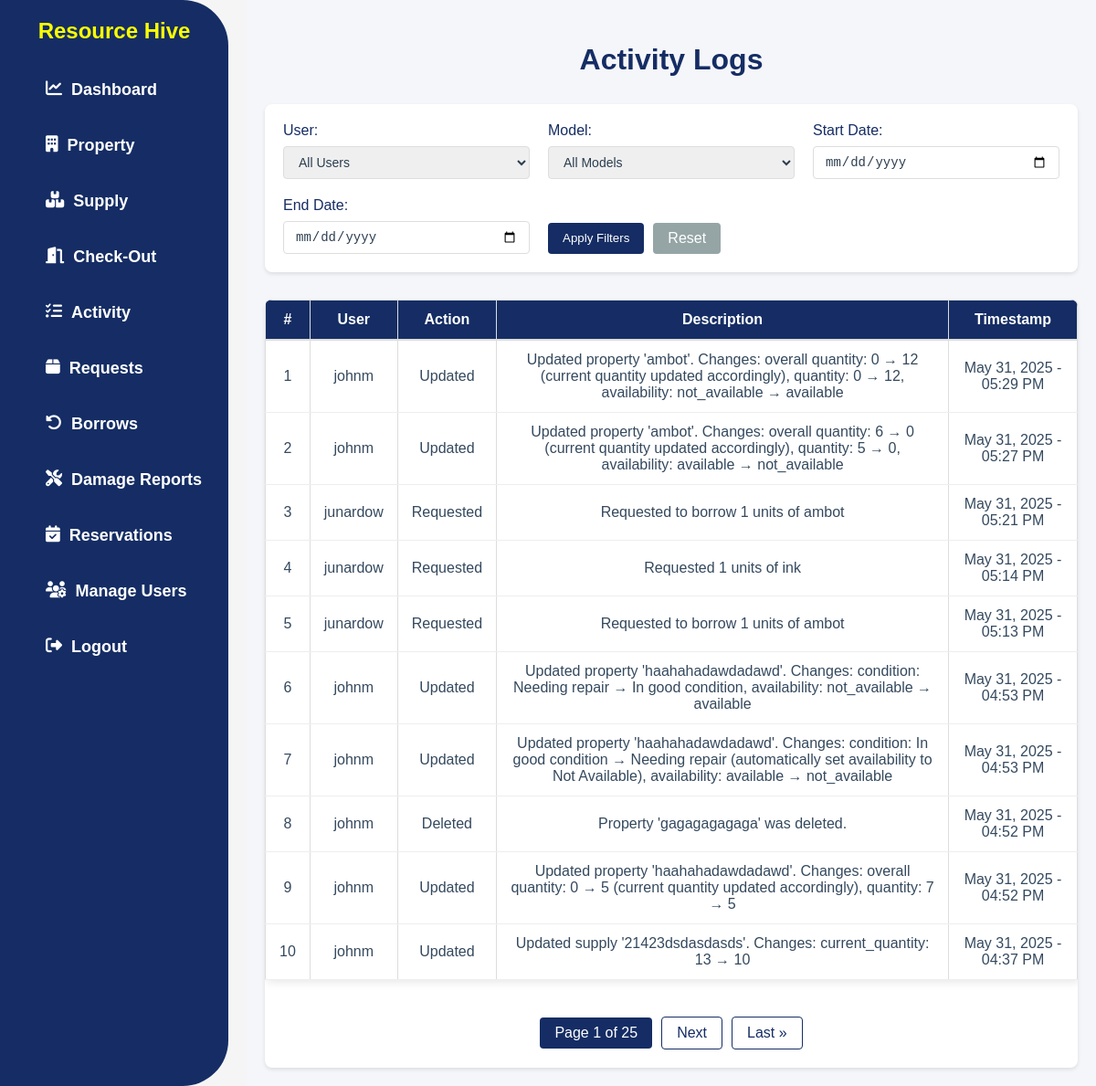
Screenshot of /activity/ (signed in) with the database file from the repository.
### app/models.py (models this page shows, shortened)
class ActivityLog(models.Model):
    ACTION_CHOICES = [
        ('create', 'Created'),
        ('update', 'Updated'),
        ('delete', 'Deleted'),
        ('login', 'Logged In'),
        ('logout', 'Logged Out'),
        ('view', 'Viewed'),
        ('request', 'Requested'),
        ('approve', 'Approved'),
        ('reject', 'Rejected'),
        ('borrow', 'Borrowed'),
        ('return', 'Returned'),
        ('report', 'Reported'),
    ]
    user = models.ForeignKey(User, on_delete=models.SET_NULL, null=True, blank=True)
    action = models.CharField(max_length=10, choices=ACTION_CHOICES)
    model_name = models.CharField(max_length=100)
    object_repr = models.CharField(max_length=255)
    description = models.TextField(blank=True, null=True)
    timestamp = models.DateTimeField(auto_now_add=True)
    class Meta:
        ordering = ['-timestamp']

### app/views.py (the view)
# urls.py: path('activity/', ActivityPageView.as_view(), name='activity'),
class ActivityPageView(PermissionRequiredMixin, ListView):
    model = ActivityLog
    template_name = 'app/activity.html'
    permission_required = 'app.view_activity_log'
    permission_denied_message = "You do not have permission to view the activity log."
    context_object_name = 'activitylog_list'
    paginate_by = 10
    def get_queryset(self):
        queryset = ActivityLog.objects.all().order_by('-timestamp')
        user_filter = self.request.GET.get('user')
        model_filter = self.request.GET.get('model')
        start_date = self.request.GET.get('start_date')
        end_date = self.request.GET.get('end_date')
        if user_filter:
            queryset = queryset.filter(user_id=user_filter)
        if model_filter:
            queryset = queryset.filter(model_name=model_filter)
        if start_date:
            queryset = queryset.filter(timestamp__date__gte=start_date)
        if end_date:
            queryset = queryset.filter(timestamp__date__lte=end_date)
        category = self.request.GET.get('category')
        if category:
            queryset = queryset.filter(model_name=category)
        return queryset
    def get_context_data(self, **kwargs):
        context = super().get_context_data(**kwargs)
        context['users'] = User.objects.all()
        models = ActivityLog.objects.values_list('model_name', flat=True).distinct()
        context['models'] = sorted(set(models))  # Convert to set to ensure uniqueness and sort
        context['current_category'] = self.request.GET.get('category', '')
        return context

### app/templates/app/activity.html (shortened to what this page needs)
{% load static %}
<!DOCTYPE html>
<html lang="en">
<head>
    <link rel="stylesheet" href="{% static 'css/style.css' %}">
    <link rel="stylesheet" href="https://cdnjs.cloudflare.com/ajax/libs/font-awesome/6.4.2/css/all.min.css">
</head>
<body>
    {% block content %}
    {% include 'app/navbar.html' %}
    <div class="actlog-page">
        <h2 class="actlog-title">Activity Logs</h2>
        <div class="actlog-filter-section">
            <form method="get" class="actlog-filter-form">
                <div class="actlog-filter-group">
                    <label for="user">User:</label>
                    <select name="user" id="user">
                        <option value="">All Users</option>
                    </select>
                </div>
                <div class="actlog-filter-group">
                    <label for="model">Model:</label>
                    <select name="model" id="model">
                        <option value="">All Models</option>
                    </select>
                </div>
                <div class="actlog-filter-group">
                    <label for="start_date">Start Date:</label>
                    <input type="date" name="start_date" id="start_date" value="{{ request.GET.start_date }}">
                </div>
                <div class="actlog-filter-group">
                    <label for="end_date">End Date:</label>
                    <input type="date" name="end_date" id="end_date" value="{{ request.GET.end_date }}">
                </div>
                <div class="actlog-filter-buttons">
                    <button type="submit" class="actlog-filter-submit">Apply Filters</button>
                    <a href="{% url 'activity' %}" class="actlog-filter-reset">Reset</a>
                </div>
            </form>
        </div>
        <div class="actlog-table-container">
            <table class="actlog-table">
                <thead>
                    <tr>
                        <th>#</th>
                        <th>User</th>
                        <th>Action</th>
                        <th>Description</th>
                        <th>Timestamp</th>
                    </tr>
                </thead>
                <tbody>
                    {% for log in activitylog_list %}
                    <tr>
                        <td>{{ page_obj.start_index|add:forloop.counter0 }}</td>
                        <td>{{ log.user.username }}</td>
                        <td>{{ log.get_action_display }}</td>
                        <td>{{ log.description }}</td>
                        <td>{{ log.timestamp|date:"M d, Y - h:i A" }}</td>
                    </tr>
                    {% empty %}
                    <tr>
                        <td colspan="5" class="actlog-empty">No activity logs available.</td>
                    </tr>
                    {% endfor %}
                </tbody>
            </table>
            {% if is_paginated %}
            <div class="actlog-pagination">
                <span class="current">
                    Page {{ page_obj.number }} of {{ page_obj.paginator.num_pages }}
                </span>
                {% if page_obj.has_next %}
                    <a href="?page={{ page_obj.next_page_number }}">Next</a>
                    <a href="?page={{ page_obj.paginator.num_pages }}">Last &raquo;</a>
                {% endif %}
            </div>
            {% endif %}
        </div>
    </div>
    {% endblock content %}
</body>
</html>

### static/css/style.css (style rules this page uses)
body { font-family: Arial, sans-serif; margin: 0; padding: 0; background-color: whitesmoke; }
.actlog-page { padding: 20px; margin-left: 270px; background-color: #f5f6fa; min-height: 100vh; }
.actlog-title { color: #152d64; margin-bottom: 30px; font-size: 32px; font-weight: 600; text-align: center; }
.actlog-filter-section { background: white; padding: 20px; border-radius: 8px; box-shadow: 0 2px 4px rgba(0, 0, 0, 0.1); margin-bottom: 30px; }
.actlog-filter-form { display: grid; grid-template-columns: repeat(auto-fit, minmax(200px, 1fr)); gap: 20px; align-items: end; }
.actlog-filter-group { display: flex; flex-direction: column; }
.actlog-filter-group label { font-weight: 500; margin-bottom: 8px; color: #152d64; }
.actlog-filter-group select, .actlog-filter-group input[type="date"] { padding: 8px 12px; border: 1px solid #ddd; border-radius: 4px; font-size: 14px; color: #2c3e50; }
.actlog-filter-buttons { display: flex; gap: 10px; }
.actlog-filter-submit { background-color: #152d64; color: white; border: none; padding: 8px 16px; border-radius: 4px; cursor: pointer; font-weight: 500; transition: background-color 0.2s; }
.actlog-filter-reset { background-color: #95a5a6; color: white; border: none; padding: 8px 16px; border-radius: 4px; cursor: pointer; font-weight: 500; transition: background-color 0.2s; text-decoration: none; }
.actlog-table-container { background: white; border-radius: 8px; box-shadow: 0 2px 4px rgba(0, 0, 0, 0.1); overflow: hidden; }
.actlog-table { width: 100%; border-collapse: collapse; }
.actlog-table th { background-color: #152d64; padding: 12px 15px; text-align: center; font-weight: 600; color: white; border-bottom: 2px solid #ddd; }
.actlog-table td { padding: 12px 15px; border-bottom: 1px solid #eee; color: #34495e; }
.actlog-pagination { display: flex; justify-content: center; align-items: center; gap: 10px; padding: 20px; margin-top: 20px; }
.actlog-pagination a { color: #152d64; text-decoration: none; padding: 8px 16px; border: 1px solid #152d64; border-radius: 4px; transition: all 0.3s ease; font-weight: 500; }
.actlog-pagination .current { background-color: #152d64; color: white; padding: 8px 16px; border-radius: 4px; font-weight: 500; }
table { width: 100%; border-collapse: collapse; background: white; box-shadow: 2px 2px 10px rgba(0, 0, 0, 0.1); }
th, td { padding: 8px 12px; text-align: center; border: 1px solid #ddd; }
th { background-color: #152d64; color: white; font-weight: bold; }
td { color: #333; }
span { font-weight: bolder; }

### rows the page displays
ActivityLog: start_index|add "1", user.username "johnm", action "Updated", description "Updated property 'ambot'. Changes: overall quantity: 0 → 12 (current quantity updated accordingly), quantity: 0 → 12, availability: not_available → available", timestamp "May 31, 2025 - 05:29 PM"
ActivityLog: start_index|add "2", user.username "johnm", action "Updated", description "Updated property 'ambot'. Changes: overall quantity: 6 → 0 (current quantity updated accordingly), quantity: 5 → 0, availability: available → not_available", timestamp "May 31, 2025 - 05:27 PM"
ActivityLog: start_index|add "3", user.username "junardow", action "Requested", description "Requested to borrow 1 units of ambot", timestamp "May 31, 2025 - 05:21 PM"
ActivityLog: start_index|add "4", user.username "junardow", action "Requested", description "Requested 1 units of ink", timestamp "May 31, 2025 - 05:14 PM"
ActivityLog: start_index|add "5", user.username "junardow", action "Requested", description "Requested to borrow 1 units of ambot", timestamp "May 31, 2025 - 05:13 PM"
ActivityLog: start_index|add "6", user.username "johnm", action "Updated", description "Updated property 'haahahadawdadawd'. Changes: condition: Needing repair → In good condition, availability: not_available → available", timestamp "May 31, 2025 - 04:53 PM"
ActivityLog: start_index|add "7", user.username "johnm", action "Updated", description "Updated property 'haahahadawdadawd'. Changes: condition: In good condition → Needing repair (automatically set availability to Not Available), availability: available → not_available", timestamp "May 31, 2025 - 04:53 PM"
ActivityLog: start_index|add "8", user.username "johnm", action "Deleted", description "Property 'gagagagagaga' was deleted.", timestamp "May 31, 2025 - 04:52 PM"
ActivityLog: start_index|add "9", user.username "johnm", action "Updated", description "Updated property 'haahahadawdadawd'. Changes: overall quantity: 0 → 5 (current quantity updated accordingly), quantity: 7 → 5", timestamp "May 31, 2025 - 04:52 PM"
ActivityLog: start_index|add "10", user.username "johnm", action "Updated", description "Updated supply '21423dsdasdasds'. Changes: current_quantity: 13 → 10", timestamp "May 31, 2025 - 04:37 PM"

### other values shown
{{ page_obj.number }} "1"
{{ page_obj.paginator.num_pages }} "25"
